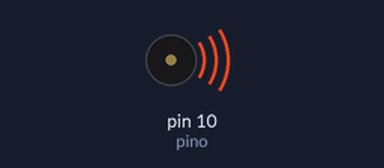
Bench run of a sketch on a simulated Arduino Uno, built with avr-gcc and run on an emulated ATmega328P. Shown: buzzer (waves = sounding).

Above: at 0.5 s.
Timing chart, 0 to 4.6 s (numbered marks = the images above):
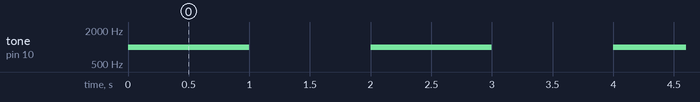

Measured:
- by itself, tone on pin 10 (pino): alternates 1000 Hz for 1.0 s and silent for 1.0 s

The sketch:

05_Buzzer_1.ino
```cpp
// 05 Buzzer - versão 1

// ligar polo + na porta 10 e negativo do resistor no GND
const int pino = 10;  // buzzer no pino 10


void setup(){

  pinMode(pino, OUTPUT);

}

void loop(){

  tone(pino, 1000);   // Envia um sinal de 1 KHz
  delay(1000);

  noTone(pino);      // Para o som
  delay(1000);

}
```
